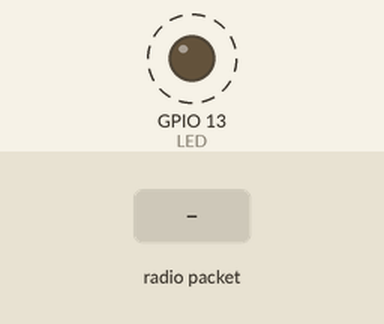
Bench run of a program on a simulated ESP8266 (NodeMCU). Shown: output pins drawn as LEDs (lit = HIGH). Dashed ring = blinking. Inputs (shaded band) come from the test bench. What the program prints to the serial monitor is not drawn.

Above: at 1.2 s.
1.3 s: radio packet "1" arrives
Timing chart, 0 to 9.5 s (numbered marks = the images above; inputs shaded):
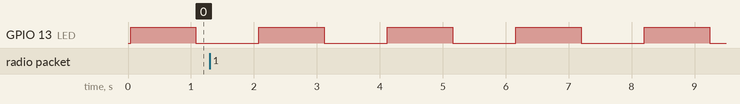

The program:

main.cpp
```cpp
#include <Arduino.h>
#include <ESP8266WiFi.h>

#define CMMC_USE_ALIAS CMMC

#include <CMMC_Utils.h>
#include <CMMC_ESPNow.h>

uint8_t self_mac[6];
uint8_t master_mac[6];
CMMC_ESPNow espNow;
String macStr = "240AC4004E42"; // nano32
// String macStr = "B4E62D8E5FF9";  // TTGO OLED
// uint8_t macUint = B4E62D8E5FF9;
String deviceName = "superman";
uint16_t data = 0;

#define LED 13

void setup()
{
  Serial.begin(9600);
  pinMode(LED, OUTPUT);
  digitalWrite(LED, LOW);

  uint8_t *slave_addr = CMMC::getESPNowSlaveMacAddress();
  memcpy(self_mac, slave_addr, 6);

  Serial.printf("Loaded mac %s, name=%s\r\n", macStr.c_str(), deviceName.c_str());
  uint8_t mac[6];
  CMMC::convertMacStringToUint8(macStr.c_str(), mac);
  memcpy(master_mac, mac, 6);

  espNow.init(NOW_MODE_SLAVE);
  espNow.enable_retries(true);

  espNow.on_message_sent([](uint8_t *macaddr, u8 status) {

  });

  espNow.on_message_recv([](uint8_t *macaddr, uint8_t *data, uint8_t len) {
    Serial.printf("RECV: len = %u byte, sleepTime = %lu at(%lu ms)\r\n", len, data[0], millis());
  });
}

void loop()
{
  data++;

  digitalWrite(LED, !digitalRead(LED));
  espNow.send(master_mac, (u8 *)&data, sizeof(data), [&]() {
    // _go_sleep(_defaultDeepSleep_m);
  },
              1000);
  digitalWrite(LED, !digitalRead(LED));

  Serial.print("data: ");
  Serial.println(data);
  delay(1000);
}
```

CMMC_ESPNow.cpp
```cpp
#define CMMC_USE_ALIAS

#include "CMMC_ESPNow.h"
#include <CMMC_Utils.h>

extern uint8_t Send_complete;

CMMC_ESPNow::CMMC_ESPNow() {
  static CMMC_ESPNow* that = this;
  this->_user_debug_cb = [](const char* s) { };
  this->_user_on_message_recv = [](uint8_t *macaddr, uint8_t *data, uint8_t len) {};
  this->_user_on_message_sent = [](uint8_t *macaddr, u8 status) {};

  // set system cb
  this->_system_on_message_recv = [](uint8_t *macaddr, uint8_t *data, uint8_t len) {
    that->_user_debug_cb("_system_on_message_recv");
    that->_waiting_message_has_arrived = true;
    that->_user_on_message_recv(macaddr, data, len);
  };

  this->_system_on_message_sent = [](uint8_t *macaddr, u8 status) {
    that->_message_sent_status = status;
    that->_user_on_message_sent(macaddr, status);
  };
}

void CMMC_ESPNow::init(int mode) {
  WiFi.disconnect();
  delay(20);
  if (mode == NOW_MODE_SLAVE) {
    WiFi.mode(WIFI_STA);
  }
  else {
    WiFi.mode(WIFI_STA);
  }

  delay(20);

  if (esp_now_init() == 0) {
		USER_DEBUG_PRINTF("espnow init ok");
  } else {
		USER_DEBUG_PRINTF("espnow init failed");
    ESP.restart();
    return;
  }

  if (mode == NOW_MODE_CONTROLLER) {
    esp_now_set_self_role(ESP_NOW_ROLE_CONTROLLER);
  } else {
    esp_now_set_self_role(ESP_NOW_ROLE_COMBO);
  }

  esp_now_register_send_cb(this->_system_on_message_sent);
  esp_now_register_recv_cb(this->_system_on_message_recv);
};


void CMMC_ESPNow::send(uint8_t *mac, u8* data, int len, void_cb_t cb, uint32_t wait_time) {
  if (mac[0] == 0x00 && mac[1] == 0x00) {
    return;
  }
  this->_message_sent_status = -1;
  this->_waiting_message_has_arrived = false;
  uint16_t MAX_RETRIES   = 10;
  uint16_t RETRIES_DELAY = 40;
  uint16_t retries = 0;

  esp_now_send(mac, data, len);
  delay(RETRIES_DELAY*(retries+1));

  if (this->_enable_retries) {
    while(this->_message_sent_status != 0) {
      USER_DEBUG_PRINTF("try to send over espnow...");
      esp_now_send(mac, data, len);
      delay(RETRIES_DELAY*(retries+1));
      Serial.printf("retrying %d/%d (at %lums)\r\n", retries, MAX_RETRIES, millis());
      if (++retries > MAX_RETRIES) {
        Serial.printf("reach max retries.\r\n");
        break;
      }
    }
  }

  if (cb != NULL) {
    uint32_t timeout_at_ms = millis() + wait_time;
    USER_DEBUG_PRINTF("timeout at %lu/%lu", millis(), timeout_at_ms);
    while (millis() < timeout_at_ms && this->_waiting_message_has_arrived == false) {
      yield();
    }

    if (this->_waiting_message_has_arrived==false) {
      USER_DEBUG_PRINTF("MESSAGE LOST!, Waiting a message Timeout...\r\n");
      cb();
    }
    else {
      USER_DEBUG_PRINTF("GOT a message from controller\r\n");
    }
  }
  else {
    Serial.println("cb is null");
  }
}

void CMMC_ESPNow::on_message_recv(esp_now_recv_cb_t cb) {
  if (cb != NULL) {
    this->_user_on_message_recv = cb;
  }
}

void CMMC_ESPNow::on_message_sent(esp_now_send_cb_t cb) {
  if (cb != NULL) {
    this->_user_on_message_sent = cb;
  }
}

void CMMC_ESPNow::debug(cmmc_debug_cb_t cb) {
  if (cb!=NULL)
    this->_user_debug_cb = cb;
}

void CMMC_ESPNow::enable_retries(bool s) {
  this->_enable_retries = s;
}
```

CMMC_ESPNow.h
```cpp
#ifndef CMMC_ESPNow_H
#define CMMC_ESPNow_H

#ifdef ESP8266
  extern "C" {
    #include "user_interface.h"
    #include "espnow.h"
  }
  #include "ESP8266WiFi.h"
  #include <functional>
#endif

#define NOW_MODE_SLAVE 1
#define NOW_MODE_CONTROLLER 2

#define USER_DEBUG_PRINTF(fmt, args...) { \
    sprintf(this->debug_buffer, fmt, ## args); \
    _user_debug_cb(this->debug_buffer); \
  }

typedef void (*cmmc_debug_cb_t)(const char* message);
typedef std::function<void(void)> void_cb_t;
// typedef void (*void_cb_t)();


class CMMC_ESPNow
{
  public:
    // constructor
    CMMC_ESPNow();
    ~CMMC_ESPNow() {}

    void init(int mode);
    void enable_retries() { }
    void send(uint8_t *mac, u8* data, int len, void_cb_t cb = NULL, uint32_t wait_time = 500);
    void on_message_recv(esp_now_recv_cb_t cb);
    void on_message_sent(esp_now_send_cb_t cb);
    void debug(cmmc_debug_cb_t cb);
    void enable_retries(bool s);
  private:
    // callbacks
    cmmc_debug_cb_t _user_debug_cb;
    esp_now_recv_cb_t _system_on_message_recv;
    esp_now_send_cb_t _system_on_message_sent;
    esp_now_recv_cb_t _user_on_message_recv;
    esp_now_send_cb_t _user_on_message_sent;
    // attributes
    uint8_t _message_sent_status;
    bool _enable_retries = false;
    bool _waiting_message_has_arrived;
    char debug_buffer[60];
    uint32_t sent_prev;
    uint32_t sent_timeout;
};

#endif //CMMC_ESPNow_H
```

CMMC_Utils.cpp
```cpp
#include "CMMC_Utils.h"
```

CMMC_Utils.h
```cpp
#ifndef CMMC_Utils_H
#define CMMC_Utils_H

#include <Arduino.h>
#include "ESP8266WiFi.h"
#include <functional>

#ifdef ESP8266
extern "C" {
#include "user_interface.h"
}
#endif

#ifdef CMMC_USE_ALIAS
  #define CMMC_Utils CMMC
#endif


class CMMC_Utils
{
public:
    // constructure
    CMMC_Utils() {}
    ~CMMC_Utils() {}

    static void printMacAddress(uint8_t* macaddr, uint8_t newline=0) {
      Serial.print("{");
      for (int i = 0; i < 6; i++) {
        Serial.print("0x");
        Serial.print(macaddr[i], HEX);
        if (i < 5) Serial.print(',');
      }
      Serial.println("};");
    }

    static void dump(const u8* data, size_t size) {
      for (size_t i = 0; i < size; i++) {
        Serial.printf("%02x ", data[i]);
      }
      Serial.println();
    }

    static void convertMacStringToUint8(const char* mac_str, uint8_t* target) {
      String macStr = String(mac_str);
      for (size_t i = 0; i < 12; i += 2) {
        String mac = macStr.substring(i, i + 2);
        byte b = strtoul(mac.c_str(), 0, 16);
        target[i / 2] = b;
      }
    }

    static void macByteToString(const u8* data, char *target) {
       bzero(target, 13);
       sprintf(target, "%02x%02x%02x%02x%02x%02x", data[0], data[1], data[2], data[3], data[4], data[5]);
     }

     static uint8_t* getESPNowControllerMacAddress() {
       static uint8_t _controller_macaddr[6];
       bzero(_controller_macaddr, 6);
       wifi_get_macaddr(STATION_IF, _controller_macaddr);
       return _controller_macaddr;
     }

     static uint8_t* getESPNowSlaveMacAddress() {
       static uint8_t _slave_macaddr[6];
       bzero(_slave_macaddr, 6);
       wifi_get_macaddr(STATION_IF, _slave_macaddr);
       return _slave_macaddr;
     }

    static uint32_t checksum(uint8_t* data, size_t len) {
      uint32_t sum = 0;
      while(len--) {
        sum += *(data++);
      }
      return sum;
    }
    static uint32_t unless(uint8_t state, uint32_t a, uint32_t b) {
      if (state == LOW) {
        return a;
      }
      else {
        return b;
      }
    }
   private:
};

#endif //CMMC_Utils_H
```

Measured:
- by itself, GPIO 13 (LED): alternates HIGH for 1.0 s and LOW for 1.0 s
